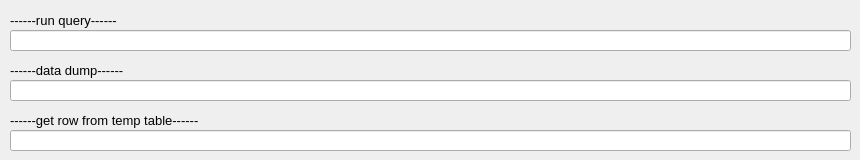
       <widget class="QWidget" name="tab_21">
        <attribute name="title">
         <string>etc</string>
        </attribute>
        <widget class="QLineEdit" name="q_union_ms_query">
         <property name="geometry">
          <rect>
           <x>10</x>
           <y>30</y>
           <width>841</width>
           <height>21</height>
          </rect>
         </property>
         <property name="font">
          <font>
           <pointsize>9</pointsize>
          </font>
         </property>
         <property name="text">
          <string/>
         </property>
        </widget>
        <widget class="QLabel" name="label_32">
         <property name="geometry">
          <rect>
           <x>10</x>
           <y>10</y>
           <width>291</width>
           <height>20</height>
          </rect>
         </property>
         <property name="font">
          <font>
           <pointsize>10</pointsize>
          </font>
         </property>
         <property name="text">
          <string>------run query------</string>
         </property>
        </widget>
        <widget class="QLineEdit" name="q_union_ms_data_dump">
         <property name="geometry">
          <rect>
           <x>10</x>
           <y>80</y>
           <width>841</width>
           <height>21</height>
          </rect>
         </property>
         <property name="font">
          <font>
           <pointsize>9</pointsize>
          </font>
         </property>
         <property name="text">
          <string/>
         </property>
        </widget>
        <widget class="QLabel" name="label_33">
         <property name="geometry">
          <rect>
           <x>10</x>
           <y>60</y>
           <width>291</width>
           <height>20</height>
          </rect>
         </property>
         <property name="font">
          <font>
           <pointsize>10</pointsize>
          </font>
         </property>
         <property name="text">
          <string>------data dump------</string>
         </property>
        </widget>
        <widget class="QLabel" name="label_34">
         <property name="geometry">
          <rect>
           <x>10</x>
           <y>110</y>
           <width>291</width>
           <height>20</height>
          </rect>
         </property>
         <property name="font">
          <font>
           <pointsize>10</pointsize>
          </font>
         </property>
         <property name="text">
          <string>------get row from temp table------</string>
         </property>
        </widget>
        <widget class="QLineEdit" name="q_union_ms_get_row">
         <property name="geometry">
          <rect>
           <x>10</x>
           <y>130</y>
           <width>841</width>
           <height>21</height>
          </rect>
         </property>
         <property name="font">
          <font>
           <pointsize>9</pointsize>
          </font>
         </property>
         <property name="text">
          <string/>
         </property>
        </widget>
       </widget>
